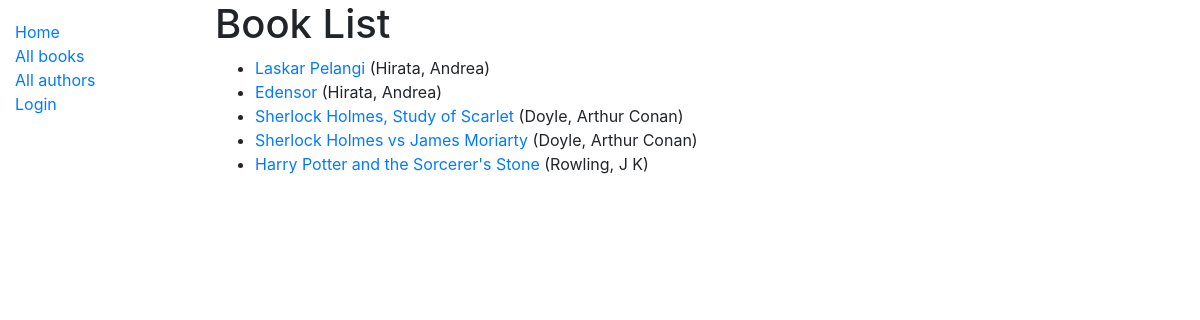
/catalog/books/, run on the app's committed database.
### catalog/models.py (models this page shows, shortened)
class Book(models.Model):
    title = models.CharField(max_length=200)
    author = models.ForeignKey('Author', on_delete=models.SET_NULL, null=True)
    summary = models.TextField(max_length=1000,
                               help_text='Enter a brief description of book.')
    isbn = models.CharField('ISBN', max_length=13,
                            help_text='13 Character \
                <a href="https://www.isbn-international.org/content/\
                what-isbn">ISBN number</a>')
    genre = models.ManyToManyField(Genre,
                                   help_text='Select genres for this book')
    def get_absolute_url(self):
        return reverse('book-detail', args=[str(self.id)])
    def display_genre(self):
        """Create a string for Genre.Used to display genre in Site Admin."""
        return ', '.join(genre.name for genre in self.genre.all()[:3])
    display_genre.short_description = 'Genre'

class Author(models.Model):
    first_name = models.CharField(max_length=100)
    last_name = models.CharField(max_length=100)
    date_of_birth = models.DateField(null=True, blank=True)
    date_of_death = models.DateField('died', null=True, blank=True)
    class Meta:
        ordering = ['last_name', 'first_name']
    def __str__(self):
        return f'{self.last_name}, {self.first_name}'

### catalog/views.py (the view)
# urls.py: path('books/', views.BookListView.as_view(), name='books'),
class BookListView(generic.ListView):
    model = Book
    context_method_name = 'book_list'
    queryset = Book.objects.all()
    paginate_by = 10
    template_name = 'catalog/book_list.html'

### catalog/templates/catalog/book_list.html
{% extends "base_generic.html" %}
{% block content %}
	<h1>Book List</h1>
	{% if book_list %}
	<ul>
		{% for book in book_list %}
		<li>
			<a href="{{ book.get_absolute_url }}">{{ book.title }}</a> ({{book.author}})
		</li>
		{% endfor %}
	</ul>
	{% else %}
	<p>There are no books in the library.</p>
	{% endif %}
{% endblock %}

### data on the page
Book: title "Laskar Pelangi", author "Hirata, Andrea"
Book: title "Edensor", author "Hirata, Andrea"
Book: title "Sherlock Holmes, Study of Scarlet", author "Doyle, Arthur Conan"
Book: title "Sherlock Holmes vs James Moriarty", author "Doyle, Arthur Conan"
Book: title "Harry Potter and the Sorcerer's Stone", author "Rowling, J K"
